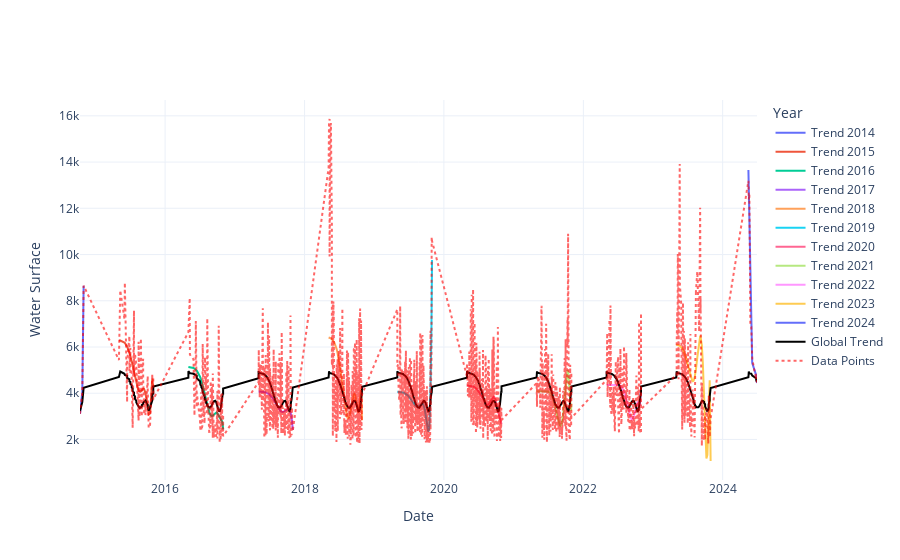

Notebook source saved alongside this figure:
### Code cell
import pandas as pd
import numpy as np
from sklearn.preprocessing import PolynomialFeatures
from sklearn.linear_model import LinearRegression
from scipy.signal import savgol_filter
import plotly.express as px
import plotly.graph_objects as go

# Assuming 'combined_df' is your dataframe
input = input.sort_values(['year', 'day_of_year'])

# Ajouter une colonne de date réelle basée sur l'année et le jour de l'année
input['date'] = pd.to_datetime(input['year'].astype(str) + input['day_of_year'].astype(str), format='%Y%j')

# Global Polynomial Model
poly = PolynomialFeatures(degree=20)
X_global = poly.fit_transform(input['day_of_year'].values.reshape(-1, 1))
model_global = LinearRegression().fit(X_global, input['water'])

# Global predictions with smoothing
predictions_global = model_global.predict(X_global)
smoothed_global = savgol_filter(predictions_global, 5, 3)  # Applying smoothing

# Yearly Models and Smoothing
years = input['year'].unique()
predictions_by_year = pd.DataFrame()

for year in years:
    data_year = input[input['year'] == year]
    X_year = poly.fit_transform(data_year['day_of_year'].values.reshape(-1, 1))
    model_year = LinearRegression().fit(X_year, data_year['water'])
    year_predictions = model_year.predict(X_year)
    smoothed_predictions = savgol_filter(year_predictions, 3, 2)
    
    temp_df = pd.DataFrame({
        'date': data_year['date'],
        'water': smoothed_predictions,
        'year': year
    })
    predictions_by_year = pd.concat([predictions_by_year, temp_df])

# Plot using Plotly Express
fig = go.Figure()

# Ajouter les tendances lissées pour chaque année
for year in years:
    yearly_data = predictions_by_year[predictions_by_year['year'] == year]
    fig.add_trace(go.Scatter(x=yearly_data['date'], y=yearly_data['water'], mode='lines', name=f'Trend {year}'))

# Ajouter la tendance globale lissée
input['smoothed_global'] = smoothed_global
fig.add_trace(go.Scatter(x=input['date'], y=input['smoothed_global'], mode='lines', name='Global Trend', line=dict(color='black', width=2)))

# Ajouter les données réelles sous forme de courbes pointillées
fig.add_trace(go.Scatter(x=input['date'], y=input['water'], mode='lines', name='Data Points', 
                         line=dict(dash='dot', color='red'), opacity=0.6))

# Affichage de la figure
fig.update_layout(xaxis_title='Date', yaxis_title='Water Surface', legend_title='Year', template='plotly_white')
fig.show()
